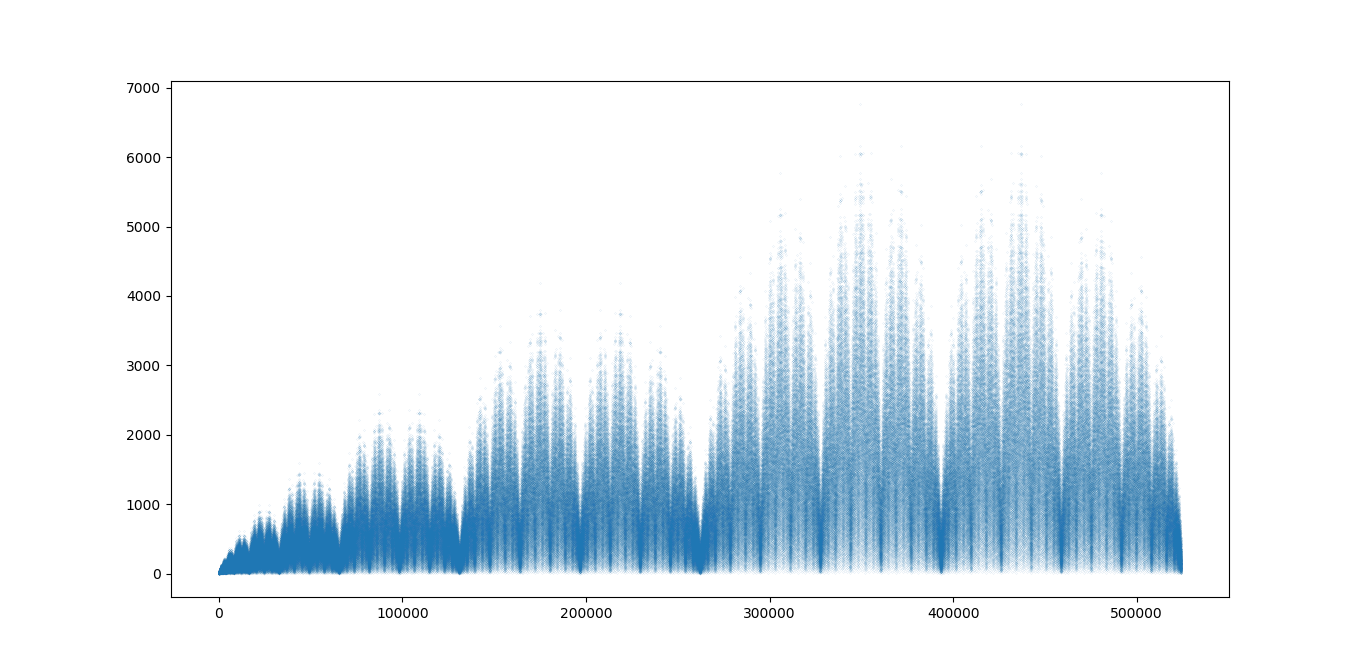

Generate this figure with Python:
#!/usr/bin/env python3

"""
    stern.py
    Stern's sequence
    https://oeis.org/A002487
Stern's diatomic series (or Stern-Brocot sequence): a(0) = 0, a(1) = 1; for n > 0: a(2*n) = a(n), a(2*n+1) = a(n) + a(n+1).
"""


import matplotlib.pyplot as plt


def stern_flat(iterations=20):
    digits = [0, 1, 1, 2]
    last = [1, 2]

    for I in range(3, iterations):
        midsum = [x + y for x, y in zip(last, last[1:])] + [I]

        new_last = []
        for x, y in zip(last, midsum):
            new_last.extend([x, y])

        last = new_last
        digits.extend(new_last)

    return digits


stern = stern_flat(20)

fig, ax = plt.subplots(1)
ax.plot(stern, ".", markersize=0.1)
plt.show()
